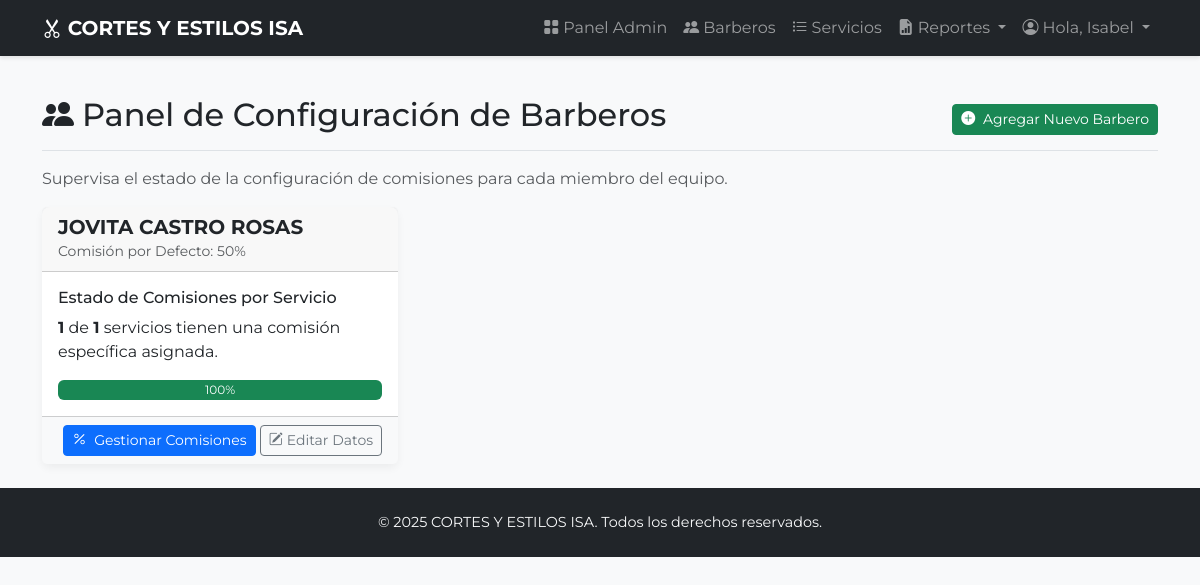
/admin/barberos (signed in), run on the app's committed database.
### app.py (models this page shows, shortened)
class Barbero(db.Model, UserMixin):
    id = db.Column(db.Integer, primary_key=True)
    nombre_usuario = db.Column(db.String(80), unique=True, nullable=False)
    contrasena_hash = db.Column(db.String(256), nullable=False)
    nombre_completo = db.Column(db.String(120), nullable=False)
    porcentaje_comision = db.Column(db.Float, nullable=False, default=0.5)
    rol = db.Column(db.String(20), nullable=False, default='barbero')
    cortes = db.relationship('Corte', backref='autor_barbero', lazy='dynamic') # Cambiado a lazy='dynamic'
    pagos = db.relationship('PagoSemanal', backref='beneficiario_barbero', lazy='dynamic') # Cambiado a lazy='dynamic'

### app.py (the view)
@app.route('/admin/barberos')
@login_required
@admin_required
def admin_barberos():
    total_servicios_activos = Servicio.query.filter_by(activo=True).count()
    barberos_activos = Barbero.query.filter_by(rol='barbero').order_by(Barbero.nombre_completo).all()
    barberos_data = []
    for barbero in barberos_activos:
        comisiones_configuradas = ComisionServicio.query.filter_by(barbero_id=barbero.id).count()
        barberos_data.append({
            'barbero': barbero,
            'total_servicios': total_servicios_activos,
            'comisiones_configuradas': comisiones_configuradas
        })
    return render_template('admin/barberos.html', barberos_data=barberos_data)

### app.py (called while the page is built)
@login_manager.user_loader
def load_user(user_id):
    return Barbero.query.get(int(user_id))

def admin_required(f):
    @wraps(f)
    def decorated_function(*args, **kwargs):
        if not current_user.is_authenticated or current_user.rol != 'admin':
            flash("Acceso no autorizado. Se requieren permisos de administrador.", "danger")
            return redirect(url_for('login', next=request.url))
        return f(*args, **kwargs)
    return decorated_function

@app.context_processor
def inject_now():
    utc_now = datetime.utcnow()
    aware_utc_now = pytz.utc.localize(utc_now)
    local_now = aware_utc_now.astimezone(TARGET_TIMEZONE)
    return {'now': local_now} # 'now' ahora estará en tu hora local

### templates/admin/barberos.html (shortened to what this page needs)
{% extends "base.html" %}
{% block content %}
    <div class="d-flex justify-content-between flex-wrap flex-md-nowrap align-items-center pt-3 pb-2 mb-3 border-bottom">
        <h1 class="h2"><i class="bi bi-people-fill me-2"></i>Panel de Configuración de Barberos</h1>
        <div class="btn-toolbar mb-2 mb-md-0">
            <a href="{{ url_for('admin_nuevo_barbero') }}" class="btn btn-sm btn-success">
                <i class="bi bi-plus-circle-fill me-1"></i> Agregar Nuevo Barbero
            </a>
        </div>
    </div>
    <p class="text-muted">Supervisa el estado de la configuración de comisiones para cada miembro del equipo.</p>
    <div class="row row-cols-1 row-cols-md-2 row-cols-xl-3 g-4">
        {% for item in barberos_data %}
            <div class="col">
                <div class="card h-100">
                    <div class="card-header">
                        <h5 class="mb-0"><strong>{{ item.barbero.nombre_completo }}</strong></h5>
                        <small class="text-muted">Comisión por Defecto: {{ "{:.0%}".format(item.barbero.porcentaje_comision) }}</small>
                    </div>
                    <div class="card-body">
                        <h6 class="card-title">Estado de Comisiones por Servicio</h6>
                        {% if item.total_servicios > 0 %}
                            <p class="card-text">
                                <span class="fw-bold">{{ item.comisiones_configuradas }}</span> de
                                <span class="fw-bold">{{ item.total_servicios }}</span> servicios tienen una comisión específica asignada.
                            </p>
                            {% set progreso = (item.comisiones_configuradas / item.total_servicios) * 100 %}
                            <div class="progress" style="height: 20px;">
                                <div class="progress-bar {% if progreso < 100 %}bg-warning{% else %}bg-success{% endif %}" role="progressbar" style="width: {{ progreso }}%;" aria-valuenow="{{ progreso }}" aria-valuemin="0" aria-valuemax="100">
                                    {{ "{:.0f}".format(progreso) }}%
                                </div>
                            </div>
                        {% else %}
                            <p class="card-text text-muted">No hay servicios activos en el sistema para asignar comisiones.</p>
                        {% endif %}
                    </div>
                    <div class="card-footer text-end bg-light">
                        <a href="{{ url_for('admin_servicios') }}" class="btn btn-sm btn-primary">
                           <i class="bi bi-percent me-1"></i> Gestionar Comisiones
                        </a>
                        <a href="{{ url_for('admin_editar_barbero', barbero_id=item.barbero.id) }}" class="btn btn-sm btn-outline-secondary">
                            <i class="bi bi-pencil-square me-1"></i>Editar Datos
                        </a>
                    </div>
                </div>
            </div>
        {% endfor %}
    </div>
{% endblock %}

### templates/base.html (shortened to what this page needs)
<!DOCTYPE html>
<html lang="es" data-bs-theme="light">
<head>
    <link href="https://cdn.jsdelivr.net/npm/bootstrap@5.3.2/dist/css/bootstrap.min.css" rel="stylesheet">
    <link rel="stylesheet" href="https://cdn.jsdelivr.net/npm/bootstrap-icons@1.11.3/font/bootstrap-icons.min.css">
</head>
<body>
    <nav class="navbar navbar-expand-lg navbar-dark bg-dark sticky-top">
        <div class="container">
            <a class="navbar-brand fw-bold" href="{{ url_for('index') }}">
                <i class="bi bi-scissors"></i>
                CORTES Y ESTILOS ISA
            </a>
            <div class="collapse navbar-collapse" id="navbarNav">
                <ul class="navbar-nav ms-auto mb-2 mb-lg-0">
                    {% if current_user.is_authenticated %}
                        {% if current_user.rol == 'admin' %}
                            <li class="nav-item"><a class="nav-link" href="{{ url_for('admin_dashboard') }}"><i class="bi bi-grid-fill me-1"></i>Panel Admin</a></li>
                            <li class="nav-item"><a class="nav-link" href="{{ url_for('admin_barberos') }}"><i class="bi bi-people-fill me-1"></i>Barberos</a></li>
                            <li class="nav-item"><a class="nav-link" href="{{ url_for('admin_servicios') }}"><i class="bi bi-list-task me-1"></i>Servicios</a></li>
                            <li class="nav-item dropdown">
                                <a class="nav-link dropdown-toggle" href="#" id="navbarDropdownReportes" role="button" data-bs-toggle="dropdown" aria-expanded="false">
                                    <i class="bi bi-file-earmark-bar-graph-fill me-1"></i>Reportes
                                </a>
                            </li>
                        {% else %}
                            <li class="nav-item"><a class="nav-link" href="{{ url_for('barbero_dashboard') }}"><i class="bi bi-person-workspace me-1"></i>Mi Panel</a></li>
                        {% endif %}
                        <li class="nav-item dropdown">
                             <a class="nav-link dropdown-toggle" href="#" id="navbarDropdownUser" role="button" data-bs-toggle="dropdown" aria-expanded="false">
                                <i class="bi bi-person-circle me-1"></i>Hola, {{ current_user.nombre_completo.split(' ')[0] }}
                            </a>
                        </li>
                    {% else %}
                        <li class="nav-item"><a class="nav-link" href="{{ url_for('login') }}"><i class="bi bi-box-arrow-in-right me-1"></i>Iniciar Sesión</a></li>
                    {% endif %}
                </ul>
            </div>
        </div>
    </nav>
    <main class="container py-4">
        {% block content %}{% endblock %}
    </main>
    <footer class="footer mt-auto">
        <div class="container text-center">
            <span class="text-light">&copy; {{ now.year if now else '' }} CORTES Y ESTILOS ISA. Todos los derechos reservados.</span>
        </div>
    </footer>
</body>
</html>

### templates/base.html (style rules this page uses)
body { font-family: 'Montserrat', sans-serif; background-color: #f8f9fa; }
.navbar { box-shadow: 0 2px 4px rgba(0,0,0,.1); }
.card { border: none; box-shadow: 0 4px 8px rgba(0,0,0,.05); border-radius: 0.5rem; }
.footer { background-color: #212529; color: white; padding: 1.5rem 0; font-size: 0.9em; }

### data on the page
Barbero: nombre_completo "Isabel"
Barbero: barbero.nombre_completo "JOVITA CASTRO ROSAS", barbero.porcentaje_comision "50%"

### other printed values
{{ item.comisiones_configuradas }} "1"
{{ item.total_servicios }} "1"
{{ "{:.0f}".format(progreso) }} "100"
{{ now.year if now else '' }} "2025"
